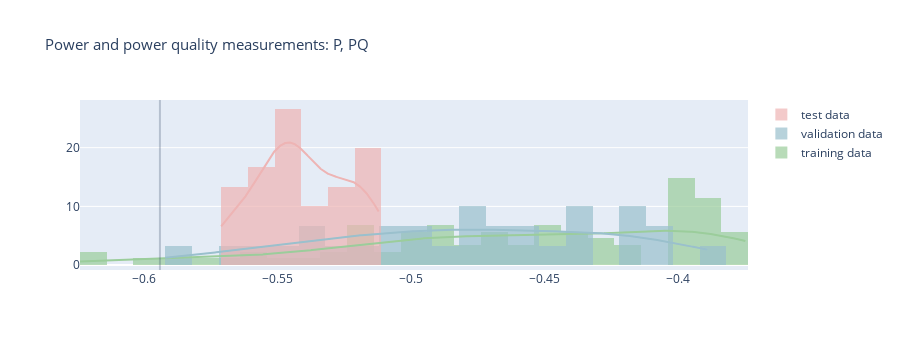

This figure's notebook cell:
### Code cell
# Visualize distributions of anomality scores for the training, validation, and test data

import plotly.figure_factory as ff
import plotly.graph_objects as go
import plotly.express as px
import numpy as np

hist_data = [training_scores, validation_scores, test_scores]
group_labels = ['training data', 'validation data', 'test data'] # name of the dataset

fig = ff.create_distplot(hist_data, group_labels, curve_type='kde', colors = ['RGB(155,205,155)', 'RGB(154,192,205)', 'RGB(238,180,180)'],
                         show_rug=False, bin_size = 0.01)

fig.update_layout(barmode='overlay', 
    title={'text':'Power and power quality measurements: P, PQ', 'font':{'size':15}})

fig.update_layout(shapes=[
    dict(
      type= 'line',
      yref= 'paper', y0= 0, y1= 1,
      xref= 'x', x0= threshold_opt, x1= threshold_opt,
      fillcolor = 'gray', opacity = 0.25
    )
])


fig.update_layout(height=350, width=900)

fig.show()

### Figure 1 — Plotly figure (JSON) as saved in the notebook; plotly's stock layout.template omitted (floating-point values rounded to 4 significant figures; data arrays with more than 128 entries replaced by an {"elided": "..."} marker saying what was removed)
{"data": [{"histnorm": "probability density", "legendgroup": "training data", "marker": {"color": "RGB(155,205,155)"}, "name": "training data", "opacity": 0.7, "type": "histogram", "x": [-0.4746, -0.5511, -0.6016, -0.4503, -0.4644, -0.4526, -0.449, -0.4252, -0.4938, -0.538, -0.4289, -0.44, -0.4705, -0.4822, -0.4494, -0.4844, -0.5765, -0.4598, -0.454, -0.4951, -0.4865, -0.419, -0.5004, -0.6157, -0.4215, -0.4333, -0.4351, -0.4726, -0.4765, -0.505, -0.5203, -0.4376, -0.4445, -0.5159, -0.624, -0.5088, -0.3999, -0.3877, -0.385, -0.3809, -0.4976, -0.5631, -0.3806, -0.3988, -0.4427, -0.3848, -0.3744, -0.485, -0.5229, -0.3781, -0.3881, -0.3991, -0.397, -0.3897, -0.5281, -0.5196, -0.4008, -0.4021, -0.3999, -0.3877, -0.3851, -0.5019, -0.5199, -0.3916, -0.4029, -0.391, -0.4032, -0.3945, -0.4953, -0.5612, -0.3887, -0.3839, -0.4261, -0.4409, -0.4217, -0.4862, -0.5229, -0.4028, -0.3997, -0.3998, -0.5892, -0.4558, -0.5249, -0.4735, -0.4877, -0.4668, -0.4494, -0.5723], "xaxis": "x", "xbins": {"end": -0.3744, "size": 0.01, "start": -0.624}, "yaxis": "y"}, {"histnorm": "probability density", "legendgroup": "validation data", "marker": {"color": "RGB(154,192,205)"}, "name": "validation data", "opacity": 0.7, "type": "histogram", "x": [-0.5921, -0.4783, -0.4664, -0.4604, -0.4192, -0.4802, -0.4911, -0.5329, -0.4422, -0.4148, -0.4321, -0.4323, -0.3888, -0.5119, -0.5376, -0.4094, -0.4772, -0.4348, -0.414, -0.4117, -0.4984, -0.5636, -0.4667, -0.5226, -0.516, -0.5032, -0.5, -0.5511, -0.554, -0.4585], "xaxis": "x", "xbins": {"end": -0.3888, "size": 0.01, "start": -0.5921}, "yaxis": "y"}, {"histnorm": "probability density", "legendgroup": "test data", "marker": {"color": "RGB(238,180,180)"}, "name": "test data", "opacity": 0.7, "type": "histogram", "x": [-0.5632, -0.5567, -0.5175, -0.5192, -0.5269, -0.5402, -0.5162, -0.5294, -0.5375, -0.5316, -0.5163, -0.5206, -0.5447, -0.5494, -0.5303, -0.5121, -0.5546, -0.5522, -0.567, -0.5711, -0.548, -0.5442, -0.5516, -0.5434, -0.5434, -0.5529, -0.5681, -0.5245, -0.5455, -0.5416], "xaxis": "x", "xbins": {"end": -0.5121, "size": 0.01, "start": -0.5711}, "yaxis": "y"}, {"legendgroup": "training data", "marker": {"color": "RGB(155,205,155)"}, "mode": "lines", "name": "training data", "showlegend": false, "type": "scatter", "x": {"elided": "500 float values"}, "xaxis": "x", "y": {"elided": "500 float values"}, "yaxis": "y"}, {"legendgroup": "validation data", "marker": {"color": "RGB(154,192,205)"}, "mode": "lines", "name": "validation data", "showlegend": false, "type": "scatter", "x": {"elided": "500 float values"}, "xaxis": "x", "y": {"elided": "500 float values"}, "yaxis": "y"}, {"legendgroup": "test data", "marker": {"color": "RGB(238,180,180)"}, "mode": "lines", "name": "test data", "showlegend": false, "type": "scatter", "x": {"elided": "500 float values"}, "xaxis": "x", "y": {"elided": "500 float values"}, "yaxis": "y"}], "layout": {"barmode": "overlay", "height": 350, "hovermode": "closest", "legend": {"traceorder": "reversed"}, "shapes": [{"fillcolor": "gray", "opacity": 0.25, "type": "line", "x0": -0.594, "x1": -0.594, "xref": "x", "y0": 0, "y1": 1, "yref": "paper"}], "title": {"font": {"size": 15}, "text": "Power and power quality measurements: P, PQ"}, "width": 900, "xaxis": {"anchor": "y2", "autorange": true, "domain": [0, 1], "range": [-0.624, -0.374], "type": "linear", "zeroline": false}, "yaxis": {"anchor": "free", "autorange": true, "domain": [0, 1], "position": 0, "range": [-0.8321, 28.11], "type": "linear"}}}
